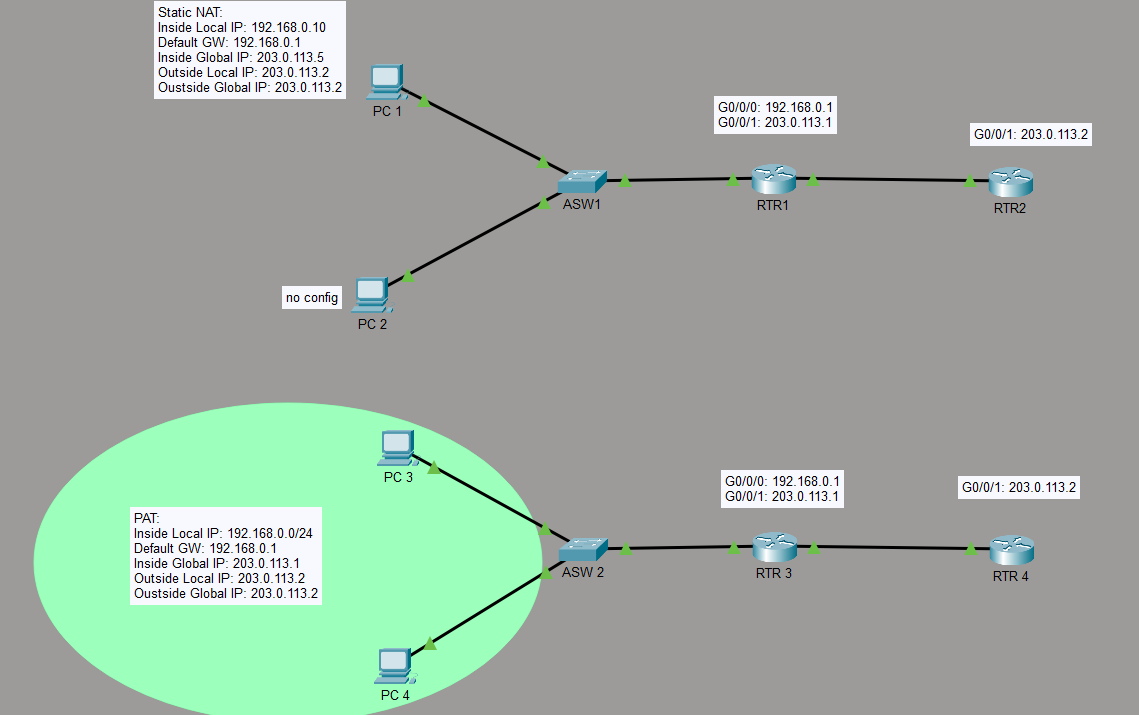
#> input picture input_image.jpg, 1139 x 715 px
$ python geometric_transforms.py
#> lines starting #> are read from the running program, lines starting #| are printed output that depends on the picture
#> further down, image is the input picture: shape (715, 1139, 3); mean B, G, R 161.9, 171.6, 159
import cv2
import numpy

def rotate_image(img, angle, center=None, scale=1.0):
    """Поворачивает изображение."""
#> called with angle = 45, scale = 1
    h, w = img.shape[:2]
#> h = 715; w = 1139
    angle = (angle + 180) % 360 - 180
    if center is None:
        center = (w // 2, h // 2)
#> center = (569, 357)
    M = cv2.getRotationMatrix2D(center, angle, scale)
    rotated_img = cv2.warpAffine(img, M, (w, h))
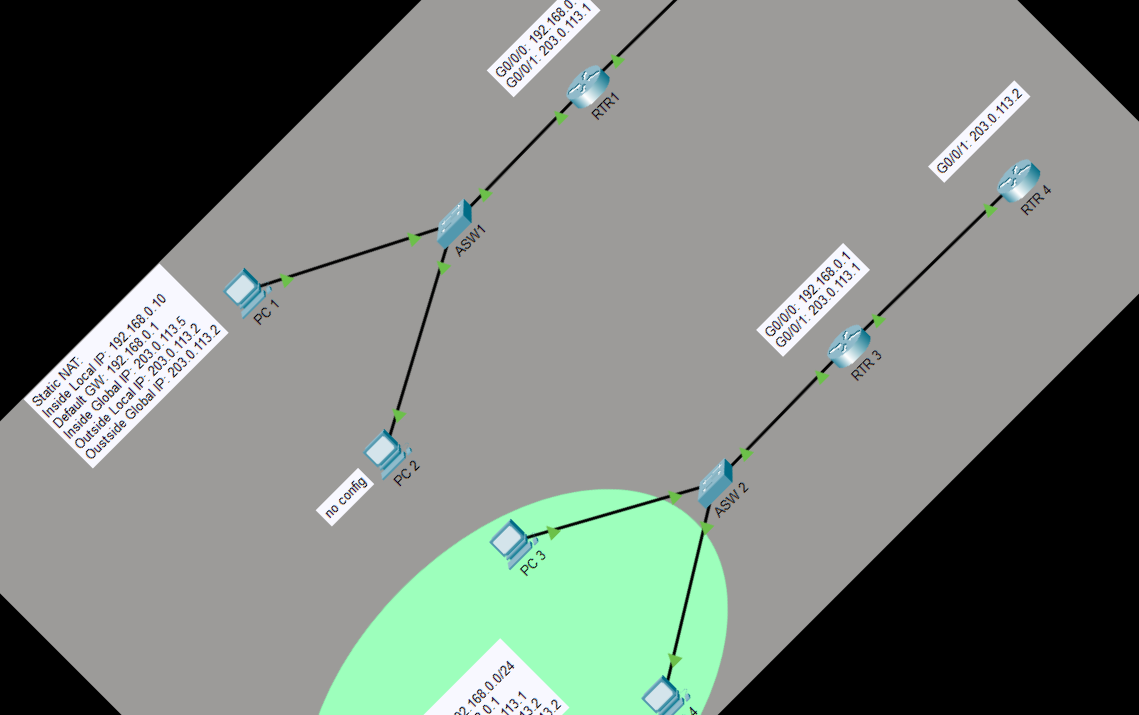
#> rotated_img: shape (715, 1139, 3); mean B, G, R 122.5, 128.3, 121
    return rotated_img

if __name__ == "__main__":
    # Пример использования функции
    image = cv2.imread('input_image.jpg')
    rotated_image = rotate_image(image, 45)
    cv2.imshow('Rotated Image', rotated_image)  # Поворот на 45 градусов
    cv2.waitKey(0)
    cv2.destroyAllWindows()
